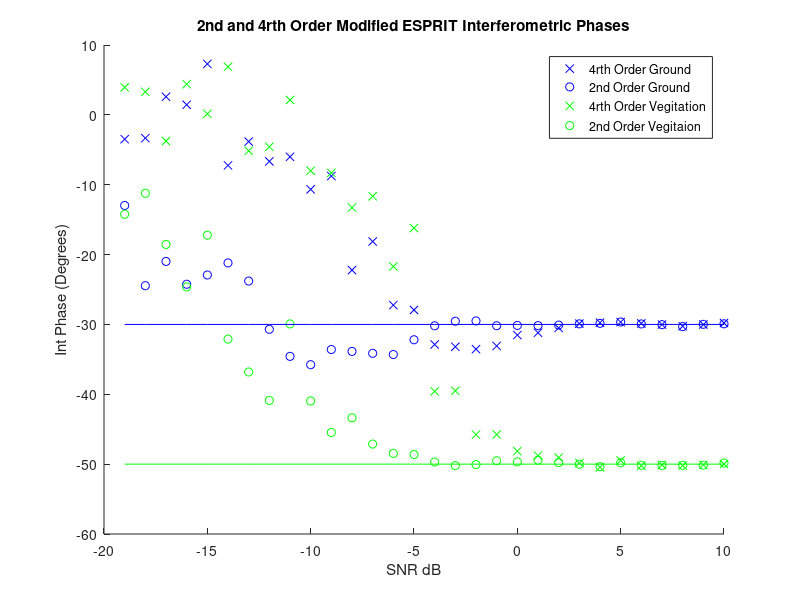

Reproduce this figure in MATLAB.
%% Afric_Sim_test_ESPRIT
clc;clear;
%% Initializations
alpha = 1; %ground weighting factor
beta = 1;   %veg weighting factor
eye_w = 0.3737;

Pol_ground = [1;-1;0]./sqrt(2);
Pol_vegitation = [1;1;1]./sqrt(3);
G_O = 30;
ground_offset = G_O*pi/180; % ground interferomitry offset
V_O = 50;
vegitation_offset = V_O*pi/180;    % veg interferomitry offset


Averaged_samples = 100;
Window = 81;    %size of window
SNR_samples = 30;
%
ground_phase_4=zeros(SNR_samples,1);
ground_mag_4=zeros(SNR_samples,1);
ground_phase_2=zeros(SNR_samples,1);
ground_mag_2=zeros(SNR_samples,1);

vegitation_phase_4=zeros(SNR_samples,1);
vegitation_mag_4=zeros(SNR_samples,1);
vegitation_phase_2=zeros(SNR_samples,1);
vegitation_mag_2=zeros(SNR_samples,1);

% forth_order = 6;
sort_ground_4 = zeros(2,1);
sort_vegetation_4 = zeros(2,1);


second_order = 3;
sort_ground_2 = zeros(second_order,1);
sort_vegetation_2 = zeros(second_order,1);
ground_phase_est_fourth = zeros(1,SNR_samples);
SNR = zeros(1,SNR_samples);
%% Matrix Construction
for SNR_sample = (1:SNR_samples);
    
    SNR(SNR_sample)=SNR_sample-20;
    Noise = (10^(-SNR(SNR_sample)/20))/sqrt(3);
    
    for unusedvariable = 1:Averaged_samples
        
        g =  Pol_ground*(sqrt(-2*log(1-rand(1,Window))).*exp(1i*2*pi*rand(1,Window)));
        v =  Pol_vegitation*(sqrt(-2*log(1-rand(1,Window))).*exp(1i*2*pi*rand(1,Window)));
        
        s1 = alpha*g + beta*v;
        s2 = alpha*exp(1i*ground_offset)*g + beta*exp(1i*vegitation_offset)*v;
        
        s1_Noise = s1 + Noise*sqrt(-2*log(1-rand(second_order,Window))).*exp(1i*2*pi*rand(second_order,Window));
        s2_Noise = s2 + Noise*sqrt(-2*log(1-rand(second_order,Window))).*exp(1i*2*pi*rand(second_order,Window));
        
        
        %% Fourth Order ESPRIT
        S1_4=[s1_Noise(1,:).*s1_Noise(1,:)
            s1_Noise(2,:).*s1_Noise(2,:)
            s1_Noise(3,:).*s1_Noise(3,:)
            s1_Noise(1,:).*s1_Noise(2,:)
            s1_Noise(1,:).*s1_Noise(3,:)
            s1_Noise(2,:).*s1_Noise(3,:)];
        
        S2_4=[s2_Noise(1,:).*s2_Noise(1,:)
            s2_Noise(2,:).*s2_Noise(2,:)
            s2_Noise(3,:).*s2_Noise(3,:)
            s2_Noise(1,:).*s2_Noise(2,:)
            s2_Noise(1,:).*s2_Noise(3,:)
            s2_Noise(2,:).*s2_Noise(3,:)];
        
        R1_4 = S1_4*S1_4'/Window;
        R2_4 = S1_4*S2_4'/Window;
        
        [eigenvec_4,eigenval_4] = eig(pinv(R1_4 + eye_w*eye(6))*R2_4);
        
        [~,srtABS_4] = sort(abs(diag(eigenval_4)),'descend');
        
        Largest_eigenvals_4 = [eigenval_4(srtABS_4(1),srtABS_4(1))
            eigenval_4(srtABS_4(2),srtABS_4(2))
            eigenval_4(srtABS_4(3),srtABS_4(3))];
        
        [~,srtANGLE_4] = sort(abs(angle(Largest_eigenvals_4)),'descend');
        
%         abs(eigenval_4)
%         abs(0.5*angle(eigenval_4)*180/pi)
        
        
%         sort_ground_4(1) = (abs(eigenval_4(srtABS_4(srtANGLE_4(1)),srtABS_4(srtANGLE_4(1)))))....
%             *(abs(eigenvec_4(1,srtABS_4(srtANGLE_4(1))))^2....
%             + abs(eigenvec_4(2,srtABS_4(srtANGLE_4(1))))^2....
%             + abs(eigenvec_4(4,srtABS_4(srtANGLE_4(1))))^2);
%         
%         sort_ground_4(2) = abs(eigenval_4(srtABS_4(srtANGLE_4(3)),srtABS_4(srtANGLE_4(3))))....
%             *(abs(eigenvec_4(1,srtABS_4(srtANGLE_4(3))))^2....
%             + abs(eigenvec_4(2,srtABS_4(srtANGLE_4(3))))^2....
%             + abs(eigenvec_4(4,srtABS_4(srtANGLE_4(3))))^2);

        sort_ground_4(1) = ....
            abs(eigenvec_4(1,srtABS_4(srtANGLE_4(1))))^2....
            + abs(eigenvec_4(2,srtABS_4(srtANGLE_4(1))))^2....
            + abs(eigenvec_4(4,srtABS_4(srtANGLE_4(1))))^2;
        
        sort_ground_4(2) = ....
            abs(eigenvec_4(1,srtABS_4(srtANGLE_4(3))))^2....
            + abs(eigenvec_4(2,srtABS_4(srtANGLE_4(3))))^2....
            + abs(eigenvec_4(4,srtABS_4(srtANGLE_4(3))))^2;


        if sort_ground_4(1) >= sort_ground_4(2)
            ground_phase_4(SNR_sample) = ground_phase_4(SNR_sample) + 0.5*angle(eigenval_4(srtABS_4(srtANGLE_4(1)),srtABS_4(srtANGLE_4(1))))/Averaged_samples;
        else
            ground_phase_4(SNR_sample) = ground_phase_4(SNR_sample) + 0.5*angle(eigenval_4(srtABS_4(srtANGLE_4(3)),srtABS_4(srtANGLE_4(3))))/Averaged_samples;
        end
        
%         sort_vegetation_4(1) = (abs(eigenval_4(srtABS_4(srtANGLE_4(1)),srtABS_4(srtANGLE_4(1)))))....
%             *(abs(eigenvec_4(3,srtABS_4(srtANGLE_4(1))))^2....
%             + abs(eigenvec_4(5,srtABS_4(srtANGLE_4(1))))^2....
%             + abs(eigenvec_4(6,srtABS_4(srtANGLE_4(1))))^2);
%         
%         sort_vegetation_4(2) = (abs(eigenval_4(srtABS_4(srtANGLE_4(3)),srtABS_4(srtANGLE_4(3)))))....
%             *(abs(eigenvec_4(3,srtABS_4(srtANGLE_4(3))))^2....
%             + abs(eigenvec_4(5,srtABS_4(srtANGLE_4(3))))^2....
%             + abs(eigenvec_4(6,srtABS_4(srtANGLE_4(3))))^2);

        sort_vegetation_4(1) = ....
            abs(eigenvec_4(3,srtABS_4(srtANGLE_4(1))))^2....
            + abs(eigenvec_4(5,srtABS_4(srtANGLE_4(1))))^2....
            + abs(eigenvec_4(6,srtABS_4(srtANGLE_4(1))))^2;
        
        sort_vegetation_4(2) = ....
            abs(eigenvec_4(3,srtABS_4(srtANGLE_4(3))))^2....
            + abs(eigenvec_4(5,srtABS_4(srtANGLE_4(3))))^2....
            + abs(eigenvec_4(6,srtABS_4(srtANGLE_4(3))))^2;

        if sort_vegetation_4(1) >= sort_vegetation_4(2)
            vegitation_phase_4(SNR_sample) = vegitation_phase_4(SNR_sample) + 0.5*angle(eigenval_4(srtABS_4(srtANGLE_4(1)),srtABS_4(srtANGLE_4(1))))/Averaged_samples;
        else
            vegitation_phase_4(SNR_sample) = vegitation_phase_4(SNR_sample) + 0.5*angle(eigenval_4(srtABS_4(srtANGLE_4(3)),srtABS_4(srtANGLE_4(3))))/Averaged_samples;
        end     
        
%         %
%         ground_phase_est_fourth(SNR_sample) = ground_phase_est_fourth(SNR_sample)...
%             + ((ground_offset - abs(0.5*angle(eigenval_4(srt_g_4(1),srt_g_4(1)))))^2)/Averaged_samples;
        
        %% Second Order ESPRIT
        S1_2 = [s1_Noise(1,:)
            s1_Noise(2,:)
            s1_Noise(3,:)];
        
        S2_2 = [s2_Noise(1,:)
            s2_Noise(2,:)
            s2_Noise(3,:)];
        
        R1_2 = S1_2*S1_2'/Window;
        R2_2 = S1_2*S2_2'/Window;
        
        [eigenvec_2,eigenval_2] = eig(pinv(R1_2 + eye_w*eye(3))*R2_2);
        
        [~,srt_2]=sort(abs(diag(eigenval_2)),'descend');
        
        Leig_copol = abs(eigenvec_2(1,srt_2(1)))^2 + abs(eigenvec_2(2,srt_2(1)))^2;
        SLeig_copol = abs(eigenvec_2(1,srt_2(2)))^2 + abs(eigenvec_2(2,srt_2(2)))^2;
        
        if (Leig_copol >= SLeig_copol)
            
            ground_phase_2(SNR_sample) = ground_phase_2(SNR_sample) + angle(eigenval_2(srt_2(1),srt_2(1)))/Averaged_samples;
            ground_mag_2(SNR_sample) = ground_mag_2(SNR_sample) + abs(eigenval_2(srt_2(1),srt_2(1)))/Averaged_samples;
            
            vegitation_phase_2(SNR_sample) = vegitation_phase_2(SNR_sample) + angle(eigenval_2(srt_2(2),srt_2(2)))/Averaged_samples;
            vegitation_mag_2(SNR_sample) = vegitation_mag_2(SNR_sample) + abs(eigenval_2(srt_2(2),srt_2(2)))/Averaged_samples;
            
        else
            
            ground_phase_2(SNR_sample) = ground_phase_2(SNR_sample) + angle(eigenval_2(srt_2(2),srt_2(2)))/Averaged_samples;
            ground_mag_2(SNR_sample) = ground_mag_2(SNR_sample) + abs(eigenval_2(srt_2(2),srt_2(2)))/Averaged_samples;
            
            vegitation_phase_2(SNR_sample) = vegitation_phase_2(SNR_sample) + angle(eigenval_2(srt_2(1),srt_2(1)))/Averaged_samples;
            vegitation_mag_2(SNR_sample) = vegitation_mag_2(SNR_sample) + abs(eigenval_2(srt_2(1),srt_2(1)))/Averaged_samples;
            
        end
        
    end
end
ground_phase_est_fourth_mnsqrd = sqrt(ground_phase_est_fourth)*180/pi;
%% Plotting Results

figure(2);
title('2nd and 4rth Order Modified ESPRIT Interferometric Phases');
xlabel('SNR dB');ylabel('Int Phase (Degrees)');
hold on;
plot(SNR,ground_phase_4*180/pi,'bx');
plot(SNR,ground_phase_2*180/pi,'bo');
plot(SNR,vegitation_phase_4*180/pi,'gx');
plot(SNR,vegitation_phase_2*180/pi,'go');
plot(SNR,-V_O*ones(1,SNR_samples),'g');
plot(SNR,-G_O*ones(1,SNR_samples),'b');
legend('4rth Order Ground','2nd Order Ground','4rth Order Vegitation','2nd Order Vegitaion','Location','northeast')
hold off
% 
% figure(2);title('RMS Error (dB)')
% plot(SNR,(ground_phase_est_fourth_mnsqrd),'black');
% xlabel('SNR');ylabel('RMS Error(dB)')

% figure(2)
% title('2nd and 4rth Order Modified ESPRIT Coherance');
% xlabel('SNR (dB)');ylabel('Maginitude')
% hold on;
% plot(SNR,ground_mag_4,'bx');
% plot(SNR,ground_mag_2,'bo');
% plot(SNR,vegitation_mag_4,'gx');
% plot(SNR,vegitation_mag_2,'go');
% legend('4rth Order Ground Coherance','2nd Order Ground Coherancee','4rth Order Vegitation Coherance','2nd Order Vegitation Coherancee','Location','southeast');
% hold off;
